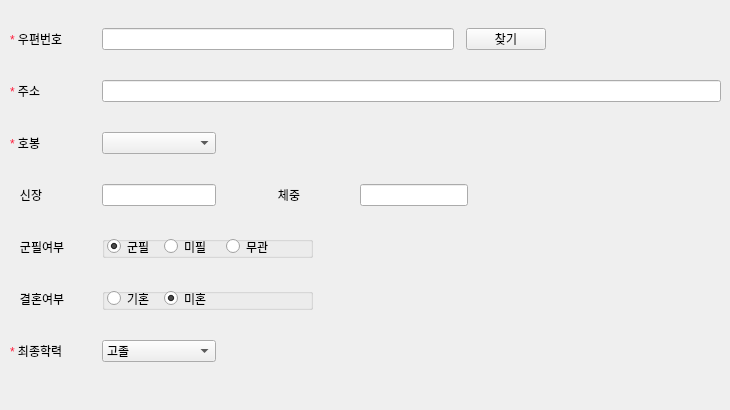
          <widget class="QWidget" name="tab_33">
           <attribute name="title">
            <string>인사정보</string>
           </attribute>
           <widget class="QWidget" name="verticalLayoutWidget_6">
            <property name="geometry">
             <rect>
              <x>10</x>
              <y>10</y>
              <width>711</width>
              <height>391</height>
             </rect>
            </property>
            <layout class="QVBoxLayout" name="verticalLayout_6">
             <property name="spacing">
              <number>12</number>
             </property>
             <item>
              <layout class="QHBoxLayout" name="horizontalLayout_54" stretch="4,19,0,0">
               <item>
                <widget class="QLabel" name="label_173">
                 <property name="sizePolicy">
                  <sizepolicy hsizetype="Maximum" vsizetype="Ignored">
                   <horstretch>0</horstretch>
                   <verstretch>0</verstretch>
                  </sizepolicy>
                 </property>
                 <property name="minimumSize">
                  <size>
                   <width>80</width>
                   <height>0</height>
                  </size>
                 </property>
                 <property name="maximumSize">
                  <size>
                   <width>80</width>
                   <height>20</height>
                  </size>
                 </property>
                 <property name="text">
                  <string>
&lt;html&gt;&lt;head/&gt;&lt;body&gt;&lt;p&gt;&lt;span style=&quot; color:#ff1d3b;&quot;&gt;*&lt;/span&gt;&amp;nbsp;우편번호&lt;/p&gt;&lt;/body&gt;&lt;/html&gt;</string>
                 </property>
                 <property name="alignment">
                  <set>Qt::AlignLeading|Qt::AlignLeft|Qt::AlignVCenter</set>
                 </property>
                </widget>
               </item>
               <item>
                <widget class="QLineEdit" name="address1_lineEdit">
                 <property name="sizePolicy">
                  <sizepolicy hsizetype="Fixed" vsizetype="Ignored">
                   <horstretch>0</horstretch>
                   <verstretch>0</verstretch>
                  </sizepolicy>
                 </property>
                 <property name="minimumSize">
                  <size>
                   <width>352</width>
                   <height>22</height>
                  </size>
                 </property>
                 <property name="maximumSize">
                  <size>
                   <width>350</width>
                   <height>22</height>
                  </size>
                 </property>
                </widget>
               </item>
               <item>
                <widget class="QPushButton" name="SearchAddress">
                 <property name="minimumSize">
                  <size>
                   <width>0</width>
                   <height>22</height>
                  </size>
                 </property>
                 <property name="maximumSize">
                  <size>
                   <width>16777215</width>
                   <height>22</height>
                  </size>
                 </property>
                 <property name="text">
                  <string>찾기</string>
                 </property>
                </widget>
               </item>
               <item>
                <spacer name="horizontalSpacer_36">
                 <property name="orientation">
                  <enum>Qt::Horizontal</enum>
                 </property>
                 <property name="sizeHint" stdset="0">
                  <size>
                   <width>40</width>
                   <height>20</height>
                  </size>
                 </property>
                </spacer>
               </item>
              </layout>
             </item>
             <item>
              <layout class="QHBoxLayout" name="horizontalLayout_55" stretch="3,0">
               <item>
                <widget class="QLabel" name="label_174">
                 <property name="sizePolicy">
                  <sizepolicy hsizetype="Minimum" vsizetype="Ignored">
                   <horstretch>0</horstretch>
                   <verstretch>0</verstretch>
                  </sizepolicy>
                 </property>
                 <property name="minimumSize">
                  <size>
                   <width>80</width>
                   <height>0</height>
                  </size>
                 </property>
                 <property name="maximumSize">
                  <size>
                   <width>80</width>
                   <height>20</height>
                  </size>
                 </property>
                 <property name="text">
                  <string>
&lt;html&gt;&lt;head/&gt;&lt;body&gt;&lt;p&gt;&lt;span style=&quot; color:#ff1d3b;&quot;&gt;*&lt;/span&gt;&amp;nbsp;주소&lt;/p&gt;&lt;/body&gt;&lt;/html&gt;</string>
                 </property>
                 <property name="alignment">
                  <set>Qt::AlignLeading|Qt::AlignLeft|Qt::AlignVCenter</set>
                 </property>
                </widget>
               </item>
               <item>
                <widget class="QLineEdit" name="address2_lineEdit">
                 <property name="sizePolicy">
                  <sizepolicy hsizetype="Minimum" vsizetype="Ignored">
                   <horstretch>0</horstretch>
                   <verstretch>0</verstretch>
                  </sizepolicy>
                 </property>
                 <property name="minimumSize">
                  <size>
                   <width>0</width>
                   <height>22</height>
                  </size>
                 </property>
                 <property name="maximumSize">
                  <size>
                   <width>16777215</width>
                   <height>22</height>
                  </size>
                 </property>
                </widget>
               </item>
              </layout>
             </item>
             <item>
              <layout class="QHBoxLayout" name="horizontalLayout_58" stretch="3,0,7">
               <item>
                <widget class="QLabel" name="label_177">
                 <property name="sizePolicy">
                  <sizepolicy hsizetype="Minimum" vsizetype="Ignored">
                   <horstretch>0</horstretch>
                   <verstretch>0</verstretch>
                  </sizepolicy>
                 </property>
                 <property name="minimumSize">
                  <size>
                   <width>80</width>
                   <height>0</height>
                  </size>
                 </property>
                 <property name="maximumSize">
                  <size>
                   <width>80</width>
                   <height>20</height>
                  </size>
                 </property>
                 <property name="text">
                  <string>
&lt;html&gt;&lt;head/&gt;&lt;body&gt;&lt;p&gt;&lt;span style=&quot; color:#ff1d3b;&quot;&gt;*&lt;/span&gt;&amp;nbsp;호봉&lt;/p&gt;&lt;/body&gt;&lt;/html&gt;</string>
                 </property>
                 <property name="alignment">
                  <set>Qt::AlignLeading|Qt::AlignLeft|Qt::AlignVCenter</set>
                 </property>
                </widget>
               </item>
               <item>
                <widget class="QComboBox" name="comboBox_23">
                 <property name="sizePolicy">
                  <sizepolicy hsizetype="Minimum" vsizetype="Fixed">
                   <horstretch>0</horstretch>
                   <verstretch>0</verstretch>
                  </sizepolicy>
                 </property>
                 <property name="minimumSize">
                  <size>
                   <width>114</width>
                   <height>22</height>
                  </size>
                 </property>
                 <property name="maximumSize">
                  <size>
                   <width>114</width>
                   <height>22</height>
                  </size>
                 </property>
                 <property name="sizeIncrement">
                  <size>
                   <width>0</width>
                   <height>0</height>
                  </size>
                 </property>
                 <item>
                  <property name="text">
                   <string/>
                  </property>
                 </item>
                 <item>
                  <property name="text">
                   <string>사업부장</string>
                  </property>
                 </item>
                 <item>
                  <property name="text">
                   <string>그룹장</string>
                  </property>
                 </item>
                 <item>
                  <property name="text">
                   <string>파트장</string>
                  </property>
                 </item>
                 <item>
                  <property name="text">
                   <string>모듈장</string>
                  </property>
                 </item>
                </widget>
               </item>
               <item>
                <spacer name="horizontalSpacer_38">
                 <property name="orientation">
                  <enum>Qt::Horizontal</enum>
                 </property>
                 <property name="sizeHint" stdset="0">
                  <size>
                   <width>40</width>
                   <height>20</height>
                  </size>
                 </property>
                </spacer>
               </item>
              </layout>
             </item>
             <item>
              <layout class="QHBoxLayout" name="horizontalLayout_59" stretch="3,10,7,0,0,0">
               <item>
                <widget class="QLabel" name="label_178">
                 <property name="sizePolicy">
                  <sizepolicy hsizetype="Minimum" vsizetype="Ignored">
                   <horstretch>0</horstretch>
                   <verstretch>0</verstretch>
                  </sizepolicy>
                 </property>
                 <property name="minimumSize">
                  <size>
                   <width>80</width>
                   <height>0</height>
                  </size>
                 </property>
                 <property name="maximumSize">
                  <size>
                   <width>80</width>
                   <height>20</height>
                  </size>
                 </property>
                 <property name="text">
                  <string>   신장</string>
                 </property>
                 <property name="alignment">
                  <set>Qt::AlignLeading|Qt::AlignLeft|Qt::AlignVCenter</set>
                 </property>
                </widget>
               </item>
               <item>
                <widget class="QLineEdit" name="lineEdit_120">
                 <property name="sizePolicy">
                  <sizepolicy hsizetype="Minimum" vsizetype="Ignored">
                   <horstretch>0</horstretch>
                   <verstretch>0</verstretch>
                  </sizepolicy>
                 </property>
                 <property name="minimumSize">
                  <size>
                   <width>0</width>
                   <height>22</height>
                  </size>
                 </property>
                 <property name="maximumSize">
                  <size>
                   <width>114</width>
                   <height>22</height>
                  </size>
                 </property>
                </widget>
               </item>
               <item>
                <spacer name="horizontalSpacer_39">
                 <property name="orientation">
                  <enum>Qt::Horizontal</enum>
                 </property>
                 <property name="sizeType">
                  <enum>QSizePolicy::Fixed</enum>
                 </property>
                 <property name="sizeHint" stdset="0">
                  <size>
                   <width>40</width>
                   <height>20</height>
                  </size>
                 </property>
                </spacer>
               </item>
               <item>
                <widget class="QLabel" name="label_179">
                 <property name="sizePolicy">
                  <sizepolicy hsizetype="Minimum" vsizetype="Ignored">
                   <horstretch>0</horstretch>
                   <verstretch>0</verstretch>
                  </sizepolicy>
                 </property>
                 <property name="minimumSize">
                  <size>
                   <width>80</width>
                   <height>0</height>
                  </size>
                 </property>
                 <property name="maximumSize">
                  <size>
                   <width>80</width>
                   <height>20</height>
                  </size>
                 </property>
                 <property name="text">
                  <string>   체중</string>
                 </property>
                 <property name="alignment">
                  <set>Qt::AlignLeading|Qt::AlignLeft|Qt::AlignVCenter</set>
                 </property>
                </widget>
               </item>
               <item>
                <widget class="QLineEdit" name="lineEdit_121">
                 <property name="sizePolicy">
                  <sizepolicy hsizetype="Minimum" vsizetype="Ignored">
                   <horstretch>0</horstretch>
                   <verstretch>0</verstretch>
                  </sizepolicy>
                 </property>
                 <property name="minimumSize">
                  <size>
                   <width>0</width>
                   <height>22</height>
                  </size>
                 </property>
                 <property name="maximumSize">
                  <size>
                   <width>114</width>
                   <height>22</height>
                  </size>
                 </property>
                </widget>
               </item>
               <item>
                <spacer name="horizontalSpacer_15">
                 <property name="orientation">
                  <enum>Qt::Horizontal</enum>
                 </property>
                 <property name="sizeHint" stdset="0">
                  <size>
                   <width>40</width>
                   <height>20</height>
                  </size>
                 </property>
                </spacer>
               </item>
              </layout>
             </item>
             <item>
              <layout class="QHBoxLayout" name="horizontalLayout_61" stretch="3,17">
               <item>
                <widget class="QLabel" name="label_180">
                 <property name="sizePolicy">
                  <sizepolicy hsizetype="Minimum" vsizetype="Ignored">
                   <horstretch>0</horstretch>
                   <verstretch>0</verstretch>
                  </sizepolicy>
                 </property>
                 <property name="minimumSize">
                  <size>
                   <width>80</width>
                   <height>0</height>
                  </size>
                 </property>
                 <property name="maximumSize">
                  <size>
                   <width>80</width>
                   <height>20</height>
                  </size>
                 </property>
                 <property name="text">
                  <string>   군필여부</string>
                 </property>
                 <property name="alignment">
                  <set>Qt::AlignLeading|Qt::AlignLeft|Qt::AlignVCenter</set>
                 </property>
                </widget>
               </item>
               <item>
                <layout class="QHBoxLayout" name="horizontalLayout_62">
                 <item>
                  <widget class="QGroupBox" name="groupBox_38">
                   <property name="sizePolicy">
                    <sizepolicy hsizetype="Minimum" vsizetype="Minimum">
                     <horstretch>0</horstretch>
                     <verstretch>0</verstretch>
                    </sizepolicy>
                   </property>
                   <property name="minimumSize">
                    <size>
                     <width>211</width>
                     <height>22</height>
                    </size>
                   </property>
                   <property name="maximumSize">
                    <size>
                     <width>16777215</width>
                     <height>22</height>
                    </size>
                   </property>
                   <property name="title">
                    <string/>
                   </property>
                   <widget class="QRadioButton" name="radioButton_35">
                    <property name="geometry">
                     <rect>
                      <x>124</x>
                      <y>1</y>
                      <width>57</width>
                      <height>19</height>
                     </rect>
                    </property>
                    <property name="text">
                     <string>무관</string>
                    </property>
                   </widget>
                   <widget class="QRadioButton" name="radioButton_36">
                    <property name="geometry">
                     <rect>
                      <x>5</x>
                      <y>1</y>
                      <width>57</width>
                      <height>19</height>
                     </rect>
                    </property>
                    <property name="text">
                     <string>군필</string>
                    </property>
                    <property name="checked">
                     <bool>true</bool>
                    </property>
                   </widget>
                   <widget class="QRadioButton" name="radioButton_37">
                    <property name="geometry">
                     <rect>
                      <x>62</x>
                      <y>1</y>
                      <width>62</width>
                      <height>19</height>
                     </rect>
                    </property>
                    <property name="text">
                     <string>미필</string>
                    </property>
                   </widget>
                  </widget>
                 </item>
                 <item>
                  <spacer name="horizontalSpacer_41">
                   <property name="orientation">
                    <enum>Qt::Horizontal</enum>
                   </property>
                   <property name="sizeHint" stdset="0">
                    <size>
                     <width>40</width>
                     <height>20</height>
                    </size>
                   </property>
                  </spacer>
                 </item>
                </layout>
               </item>
              </layout>
             </item>
             <item>
              <layout class="QHBoxLayout" name="horizontalLayout_63" stretch="3,17">
               <item>
                <widget class="QLabel" name="label_181">
                 <property name="sizePolicy">
                  <sizepolicy hsizetype="Minimum" vsizetype="Ignored">
                   <horstretch>0</horstretch>
                   <verstretch>0</verstretch>
                  </sizepolicy>
                 </property>
                 <property name="minimumSize">
                  <size>
                   <width>80</width>
                   <height>0</height>
                  </size>
                 </property>
                 <property name="maximumSize">
                  <size>
                   <width>80</width>
                   <height>20</height>
                  </size>
                 </property>
                 <property name="text">
                  <string>   결혼여부</string>
                 </property>
                 <property name="alignment">
                  <set>Qt::AlignLeading|Qt::AlignLeft|Qt::AlignVCenter</set>
                 </property>
                </widget>
               </item>
               <item>
                <layout class="QHBoxLayout" name="horizontalLayout_64">
                 <item>
                  <widget class="QGroupBox" name="groupBox_39">
                   <property name="sizePolicy">
                    <sizepolicy hsizetype="Minimum" vsizetype="Minimum">
                     <horstretch>0</horstretch>
                     <verstretch>0</verstretch>
                    </sizepolicy>
                   </property>
                   <property name="minimumSize">
                    <size>
                     <width>211</width>
                     <height>22</height>
                    </size>
                   </property>
                   <property name="maximumSize">
                    <size>
                     <width>16777215</width>
                     <height>22</height>
                    </size>
                   </property>
                   <property name="title">
                    <string/>
                   </property>
                   <widget class="QRadioButton" name="radioButton_38">
                    <property name="geometry">
                     <rect>
                      <x>5</x>
                      <y>1</y>
                      <width>57</width>
                      <height>19</height>
                     </rect>
                    </property>
                    <property name="text">
                     <string>기혼</string>
                    </property>
                   </widget>
                   <widget class="QRadioButton" name="radioButton_39">
                    <property name="geometry">
                     <rect>
                      <x>62</x>
                      <y>1</y>
                      <width>62</width>
                      <height>19</height>
                     </rect>
                    </property>
                    <property name="text">
                     <string>미혼</string>
                    </property>
                    <property name="checked">
                     <bool>true</bool>
                    </property>
                   </widget>
                  </widget>
                 </item>
                 <item>
                  <spacer name="horizontalSpacer_42">
                   <property name="orientation">
                    <enum>Qt::Horizontal</enum>
                   </property>
                   <property name="sizeHint" stdset="0">
                    <size>
                     <width>40</width>
                     <height>20</height>
                    </size>
                   </property>
                  </spacer>
                 </item>
                </layout>
               </item>
              </layout>
             </item>
             <item>
              <layout class="QHBoxLayout" name="horizontalLayout_65" stretch="3,10,7">
               <item>
                <widget class="QLabel" name="label_182">
                 <property name="sizePolicy">
                  <sizepolicy hsizetype="Minimum" vsizetype="Ignored">
                   <horstretch>0</horstretch>
                   <verstretch>0</verstretch>
                  </sizepolicy>
                 </property>
                 <property name="minimumSize">
                  <size>
                   <width>80</width>
                   <height>0</height>
                  </size>
                 </property>
                 <property name="maximumSize">
                  <size>
                   <width>80</width>
                   <height>20</height>
                  </size>
                 </property>
                 <property name="text">
                  <string>
&lt;html&gt;&lt;head/&gt;&lt;body&gt;&lt;p&gt;&lt;span style=&quot; color:#ff1d3b;&quot;&gt;*&lt;/span&gt;&amp;nbsp;최종학력&lt;/p&gt;&lt;/body&gt;&lt;/html&gt;</string>
                 </property>
                 <property name="alignment">
                  <set>Qt::AlignLeading|Qt::AlignLeft|Qt::AlignVCenter</set>
                 </property>
                </widget>
               </item>
               <item>
                <widget class="QComboBox" name="comboBox_24">
                 <property name="minimumSize">
                  <size>
                   <width>114</width>
                   <height>22</height>
                  </size>
                 </property>
                 <property name="maximumSize">
                  <size>
                   <width>114</width>
                   <height>22</height>
                  </size>
                 </property>
                 <item>
                  <property name="text">
                   <string>고졸</string>
                  </property>
                 </item>
                 <item>
                  <property name="text">
                   <string>초대졸</string>
                  </property>
                 </item>
                 <item>
                  <property name="text">
                   <string>대졸</string>
                  </property>
                 </item>
                 <item>
                  <property name="text">
                   <string>대학원석사</string>
                  </property>
                 </item>
                 <item>
                  <property name="text">
                   <string>대학원박사</string>
                  </property>
                 </item>
                </widget>
               </item>
               <item>
                <spacer name="horizontalSpacer_43">
                 <property name="orientation">
                  <enum>Qt::Horizontal</enum>
                 </property>
                 <property name="sizeHint" stdset="0">
                  <size>
                   <width>40</width>
                   <height>20</height>
                  </size>
                 </property>
                </spacer>
               </item>
              </layout>
             </item>
             <item>
              <spacer name="verticalSpacer_4">
               <property name="orientation">
                <enum>Qt::Vertical</enum>
               </property>
               <property name="sizeType">
                <enum>QSizePolicy::Fixed</enum>
               </property>
               <property name="sizeHint" stdset="0">
                <size>
                 <width>20</width>
                 <height>20</height>
                </size>
               </property>
              </spacer>
             </item>
            </layout>
           </widget>
          </widget>
